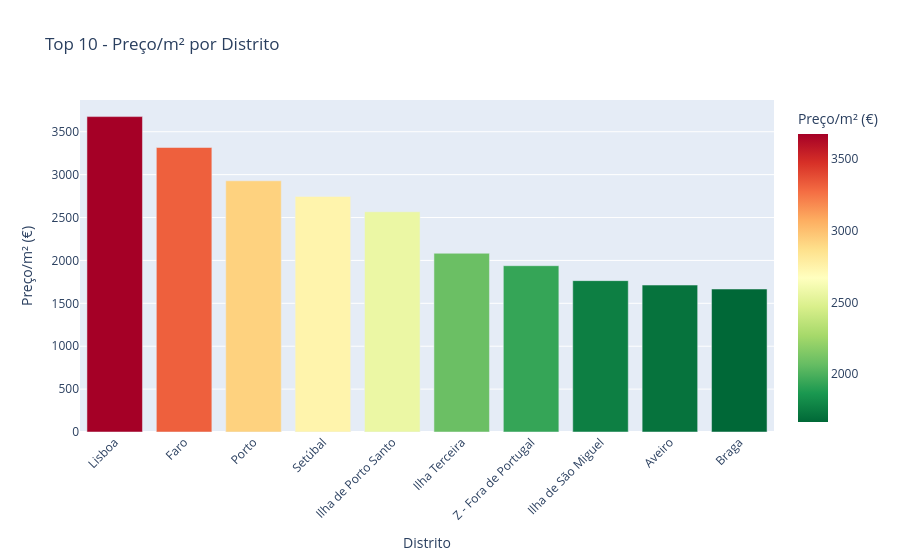

Notebook cell for this chart:
### Markdown cell above
### Preço/m² por Distrito (Braga destacada)

### Code cell
priceperm2_stats = df_clean.groupby('District')['PricePerM2'].agg(['median', 'mean', 'count']).sort_values('median', ascending=False).head(10)

fig = px.bar(
    priceperm2_stats.reset_index(),
    x='District',
    y='median',
    title='Top 10 - Preço/m² por Distrito',
    labels={'median': 'Preço/m² (€)', 'District': 'Distrito'},
    color='median',
    color_continuous_scale='RdYlGn_r'
)
fig.update_xaxes(tickangle=-45)
fig.show()

# Foco Braga
if 'Braga' in df_clean['District'].values:
    braga_price = df_clean[df_clean['District'] == 'Braga']['PricePerM2'].median()
    portugal_price = df_clean['PricePerM2'].median()
    print(f"\nBraga: €{braga_price:.0f}/m²")
    print(f"Portugal (média): €{portugal_price:.0f}/m²")
    print(f"Diferença: {((braga_price / portugal_price - 1) * 100):.1f}% mais caro")

### Figure 1 — Plotly figure (JSON) as saved in the notebook; plotly's stock layout.template omitted (floating-point values rounded to 4 significant figures)
{"data": [{"alignmentgroup": "True", "hovertemplate": "Distrito=%{x}<br>Preço/m² (€)=%{marker.color}<extra></extra>", "legendgroup": "", "marker": {"color": [3676.0, 3316.0, 2928.0, 2746.0, 2567.0, 2083.0, 1938.0, 1764.0, 1713.0, 1667.0], "coloraxis": "coloraxis", "pattern": {"shape": ""}}, "name": "", "offsetgroup": "", "orientation": "v", "showlegend": false, "textposition": "auto", "type": "bar", "x": ["Lisboa", "Faro", "Porto", "Setúbal", "Ilha de Porto Santo", "Ilha Terceira", "Z - Fora de Portugal", "Ilha de São Miguel", "Aveiro", "Braga"], "xaxis": "x", "y": [3676.0, 3316.0, 2928.0, 2746.0, 2567.0, 2083.0, 1938.0, 1764.0, 1713.0, 1667.0], "yaxis": "y"}], "layout": {"barmode": "relative", "coloraxis": {"colorbar": {"title": {"text": "Preço/m² (€)"}}, "colorscale": [[0, "rgb(0,104,55)"], [0.1, "rgb(26,152,80)"], [0.2, "rgb(102,189,99)"], [0.3, "rgb(166,217,106)"], [0.4, "rgb(217,239,139)"], [0.5, "rgb(255,255,191)"], [0.6, "rgb(254,224,139)"], [0.7, "rgb(253,174,97)"], [0.8, "rgb(244,109,67)"], [0.9, "rgb(215,48,39)"], [1, "rgb(165,0,38)"]]}, "legend": {"tracegroupgap": 0}, "title": {"text": "Top 10 - Preço/m² por Distrito"}, "xaxis": {"anchor": "y", "domain": [0, 1], "tickangle": -45, "title": {"text": "Distrito"}}, "yaxis": {"anchor": "x", "domain": [0, 1], "title": {"text": "Preço/m² (€)"}}}}
